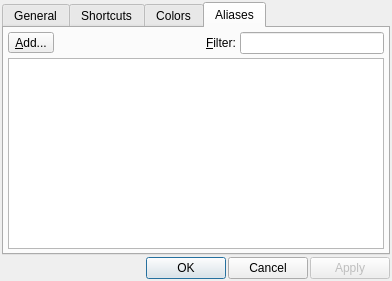
<?xml version="1.0" encoding="UTF-8"?>
<ui version="4.0">
 <class>DialogIrcSettings</class>
 <widget class="QDialog" name="DialogIrcSettings">
  <property name="geometry">
   <rect>
    <x>0</x>
    <y>0</y>
    <width>392</width>
    <height>281</height>
   </rect>
  </property>
  <property name="windowTitle">
   <string>Irc Settings</string>
  </property>
  <property name="windowIcon">
   <iconset resource="../Resource.qrc">
    <normaloff>:/Resource/Generic/Settings.png</normaloff>:/Resource/Generic/Settings.png</iconset>
  </property>
  <layout class="QVBoxLayout" name="verticalLayout">
   <property name="spacing">
    <number>2</number>
   </property>
   <property name="margin">
    <number>2</number>
   </property>
   <item>
    <widget class="QTabWidget" name="tabWidgetSettings">
     <property name="currentIndex">
      <number>3</number>
     </property>
     <widget class="QWidget" name="tabGeneral">
      <attribute name="title">
       <string>General</string>
      </attribute>
      <layout class="QFormLayout" name="formLayout">
       <property name="fieldGrowthPolicy">
        <enum>QFormLayout::AllNonFixedFieldsGrow</enum>
       </property>
       <property name="horizontalSpacing">
        <number>4</number>
       </property>
       <property name="verticalSpacing">
        <number>4</number>
       </property>
       <property name="margin">
        <number>4</number>
       </property>
       <item row="1" column="0">
        <widget class="QLabel" name="label">
         <property name="text">
          <string>&amp;UI:</string>
         </property>
         <property name="buddy">
          <cstring>comboBoxLayout</cstring>
         </property>
        </widget>
       </item>
       <item row="1" column="1">
        <widget class="QComboBox" name="comboBoxLayout">
         <item>
          <property name="text">
           <string>Tabs</string>
          </property>
         </item>
         <item>
          <property name="text">
           <string>Tree</string>
          </property>
         </item>
        </widget>
       </item>
       <item row="2" column="0">
        <widget class="QLabel" name="label_3">
         <property name="text">
          <string>&amp;Scrollback:</string>
         </property>
         <property name="buddy">
          <cstring>spinBoxBlockCount</cstring>
         </property>
        </widget>
       </item>
       <item row="2" column="1">
        <widget class="QSpinBox" name="spinBoxBlockCount">
         <property name="maximum">
          <number>9999</number>
         </property>
         <property name="singleStep">
          <number>10</number>
         </property>
        </widget>
       </item>
       <item row="3" column="0">
        <widget class="QLabel" name="label_4">
         <property name="text">
          <string>&amp;Messages:</string>
         </property>
         <property name="buddy">
          <cstring>checkBoxTimeStamp</cstring>
         </property>
        </widget>
       </item>
       <item row="3" column="1">
        <layout class="QHBoxLayout" name="horizontalLayout_2">
         <item>
          <widget class="QCheckBox" name="checkBoxTimeStamp">
           <property name="text">
            <string>Timestamp</string>
           </property>
           <property name="checked">
            <bool>true</bool>
           </property>
          </widget>
         </item>
         <item>
          <widget class="QCheckBox" name="checkBoxStripNicks">
           <property name="text">
            <string>Strip nicks</string>
           </property>
           <property name="checked">
            <bool>true</bool>
           </property>
          </widget>
         </item>
        </layout>
       </item>
       <item row="0" column="0" colspan="2">
        <layout class="QVBoxLayout" name="verticalLayout_2">
         <item>
          <widget class="QCheckBox" name="checkBoxConnectOnStartup">
           <property name="text">
            <string>Connect on Startup</string>
           </property>
          </widget>
         </item>
        </layout>
       </item>
       <item row="4" column="0" colspan="2">
        <layout class="QHBoxLayout" name="horizontalLayout_5">
         <item>
          <widget class="QLabel" name="label_2">
           <property name="text">
            <string>Timestamp Format:</string>
           </property>
          </widget>
         </item>
         <item>
          <widget class="QLineEdit" name="lineEditTimestampFormat"/>
         </item>
        </layout>
       </item>
      </layout>
     </widget>
     <widget class="QWidget" name="tabShortcuts">
      <attribute name="title">
       <string>Shortcuts</string>
      </attribute>
      <layout class="QHBoxLayout" name="horizontalLayout_3">
       <property name="spacing">
        <number>4</number>
       </property>
       <property name="margin">
        <number>4</number>
       </property>
       <item>
        <widget class="WizardTreeWidget" name="treeWidgetShortcuts">
         <property name="inputMethodHints">
          <set>Qt::ImhNoAutoUppercase</set>
         </property>
         <property name="rootIsDecorated">
          <bool>false</bool>
         </property>
         <property name="uniformRowHeights">
          <bool>true</bool>
         </property>
         <property name="itemsExpandable">
          <bool>false</bool>
         </property>
         <property name="allColumnsShowFocus">
          <bool>true</bool>
         </property>
         <column>
          <property name="text">
           <string>Description</string>
          </property>
         </column>
         <column>
          <property name="text">
           <string>Shortcut</string>
          </property>
         </column>
         <item>
          <property name="text">
           <string>Navigate</string>
          </property>
          <property name="text">
           <string/>
          </property>
          <property name="flags">
           <set>ItemIsSelectable|ItemIsEnabled</set>
          </property>
          <item>
           <property name="text">
            <string>Up</string>
           </property>
           <property name="flags">
            <set>ItemIsSelectable|ItemIsEditable|ItemIsEnabled</set>
           </property>
          </item>
          <item>
           <property name="text">
            <string>Down</string>
           </property>
           <property name="flags">
            <set>ItemIsSelectable|ItemIsEditable|ItemIsEnabled</set>
           </property>
          </item>
          <item>
           <property name="text">
            <string>Left</string>
           </property>
           <property name="flags">
            <set>ItemIsSelectable|ItemIsEditable|ItemIsEnabled</set>
           </property>
          </item>
          <item>
           <property name="text">
            <string>Right</string>
           </property>
           <property name="flags">
            <set>ItemIsSelectable|ItemIsEditable|ItemIsEnabled</set>
           </property>
          </item>
         </item>
         <item>
          <property name="text">
           <string>Next unread</string>
          </property>
          <property name="text">
           <string/>
          </property>
          <property name="flags">
           <set>ItemIsSelectable|ItemIsEnabled</set>
          </property>
          <item>
           <property name="text">
            <string>Up</string>
           </property>
           <property name="flags">
            <set>ItemIsSelectable|ItemIsEditable|ItemIsEnabled</set>
           </property>
          </item>
          <item>
           <property name="text">
            <string>Down</string>
           </property>
           <property name="flags">
            <set>ItemIsSelectable|ItemIsEditable|ItemIsEnabled</set>
           </property>
          </item>
          <item>
           <property name="text">
            <string>Left</string>
           </property>
           <property name="text">
            <string/>
           </property>
           <property name="flags">
            <set>ItemIsSelectable|ItemIsEditable|ItemIsEnabled</set>
           </property>
          </item>
          <item>
           <property name="text">
            <string>Right</string>
           </property>
           <property name="text">
            <string/>
           </property>
           <property name="flags">
            <set>ItemIsSelectable|ItemIsEditable|ItemIsEnabled</set>
           </property>
          </item>
         </item>
        </widget>
       </item>
      </layout>
     </widget>
     <widget class="QWidget" name="tabColors">
      <attribute name="title">
       <string>Colors</string>
      </attribute>
      <layout class="QHBoxLayout" name="horizontalLayout_4">
       <property name="spacing">
        <number>4</number>
       </property>
       <property name="margin">
        <number>4</number>
       </property>
       <item>
        <widget class="WizardTreeWidget" name="treeWidgetColors">
         <property name="rootIsDecorated">
          <bool>false</bool>
         </property>
         <property name="uniformRowHeights">
          <bool>true</bool>
         </property>
         <property name="allColumnsShowFocus">
          <bool>true</bool>
         </property>
         <column>
          <property name="text">
           <string>Type</string>
          </property>
         </column>
         <column>
          <property name="text">
           <string>Color</string>
          </property>
         </column>
         <item>
          <property name="text">
           <string>Background</string>
          </property>
          <property name="flags">
           <set>ItemIsSelectable|ItemIsEditable|ItemIsEnabled</set>
          </property>
         </item>
         <item>
          <property name="text">
           <string>Default</string>
          </property>
          <property name="flags">
           <set>ItemIsSelectable|ItemIsEditable|ItemIsEnabled</set>
          </property>
         </item>
         <item>
          <property name="text">
           <string>Event</string>
          </property>
          <property name="text">
           <string/>
          </property>
          <property name="flags">
           <set>ItemIsSelectable|ItemIsEditable|ItemIsEnabled</set>
          </property>
         </item>
         <item>
          <property name="text">
           <string>Notice</string>
          </property>
          <property name="flags">
           <set>ItemIsSelectable|ItemIsEditable|ItemIsEnabled</set>
          </property>
         </item>
         <item>
          <property name="text">
           <string>Action</string>
          </property>
          <property name="flags">
           <set>ItemIsSelectable|ItemIsEditable|ItemIsEnabled</set>
          </property>
         </item>
         <item>
          <property name="text">
           <string>Inactive</string>
          </property>
         </item>
         <item>
          <property name="text">
           <string>Alert</string>
          </property>
         </item>
         <item>
          <property name="text">
           <string>Highlight</string>
          </property>
          <property name="flags">
           <set>ItemIsSelectable|ItemIsEditable|ItemIsEnabled</set>
          </property>
         </item>
         <item>
          <property name="text">
           <string>Timestamp</string>
          </property>
          <property name="flags">
           <set>ItemIsSelectable|ItemIsEditable|ItemIsEnabled</set>
          </property>
         </item>
         <item>
          <property name="text">
           <string>Link</string>
          </property>
          <property name="flags">
           <set>ItemIsSelectable|ItemIsEditable|ItemIsEnabled</set>
          </property>
         </item>
         <item>
          <property name="text">
           <string>White</string>
          </property>
          <property name="flags">
           <set>ItemIsSelectable|ItemIsEditable|ItemIsEnabled</set>
          </property>
         </item>
         <item>
          <property name="text">
           <string>Black</string>
          </property>
          <property name="flags">
           <set>ItemIsSelectable|ItemIsEditable|ItemIsEnabled</set>
          </property>
         </item>
         <item>
          <property name="text">
           <string>Blue</string>
          </property>
          <property name="flags">
           <set>ItemIsSelectable|ItemIsEditable|ItemIsEnabled</set>
          </property>
         </item>
         <item>
          <property name="text">
           <string>Green</string>
          </property>
          <property name="flags">
           <set>ItemIsSelectable|ItemIsEditable|ItemIsEnabled</set>
          </property>
         </item>
         <item>
          <property name="text">
           <string>Red</string>
          </property>
          <property name="flags">
           <set>ItemIsSelectable|ItemIsEditable|ItemIsEnabled</set>
          </property>
         </item>
         <item>
          <property name="text">
           <string>Brown</string>
          </property>
          <property name="flags">
           <set>ItemIsSelectable|ItemIsEditable|ItemIsEnabled</set>
          </property>
         </item>
         <item>
          <property name="text">
           <string>Purple</string>
          </property>
          <property name="flags">
           <set>ItemIsSelectable|ItemIsEditable|ItemIsEnabled</set>
          </property>
         </item>
         <item>
          <property name="text">
           <string>Orange</string>
          </property>
          <property name="flags">
           <set>ItemIsSelectable|ItemIsEditable|ItemIsEnabled</set>
          </property>
         </item>
         <item>
          <property name="text">
           <string>Yellow</string>
          </property>
          <property name="flags">
           <set>ItemIsSelectable|ItemIsEditable|ItemIsEnabled</set>
          </property>
         </item>
         <item>
          <property name="text">
           <string>Light Green</string>
          </property>
          <property name="flags">
           <set>ItemIsSelectable|ItemIsEditable|ItemIsEnabled</set>
          </property>
         </item>
         <item>
          <property name="text">
           <string>Cyan</string>
          </property>
          <property name="flags">
           <set>ItemIsSelectable|ItemIsEditable|ItemIsEnabled</set>
          </property>
         </item>
         <item>
          <property name="text">
           <string>Light Cyan</string>
          </property>
          <property name="flags">
           <set>ItemIsSelectable|ItemIsEditable|ItemIsEnabled</set>
          </property>
         </item>
         <item>
          <property name="text">
           <string>Light Blue</string>
          </property>
          <property name="flags">
           <set>ItemIsSelectable|ItemIsEditable|ItemIsEnabled</set>
          </property>
         </item>
         <item>
          <property name="text">
           <string>Pink</string>
          </property>
          <property name="flags">
           <set>ItemIsSelectable|ItemIsEditable|ItemIsEnabled</set>
          </property>
         </item>
         <item>
          <property name="text">
           <string>Gray</string>
          </property>
          <property name="flags">
           <set>ItemIsSelectable|ItemIsEditable|ItemIsEnabled</set>
          </property>
         </item>
         <item>
          <property name="text">
           <string>Light Gray</string>
          </property>
          <property name="flags">
           <set>ItemIsSelectable|ItemIsEditable|ItemIsEnabled</set>
          </property>
         </item>
        </widget>
       </item>
      </layout>
     </widget>
     <widget class="QWidget" name="tabAliases">
      <attribute name="title">
       <string>Aliases</string>
      </attribute>
      <layout class="QGridLayout" name="gridLayout">
       <property name="margin">
        <number>4</number>
       </property>
       <property name="spacing">
        <number>4</number>
       </property>
       <item row="0" column="0">
        <widget class="QToolButton" name="toolButtonAddAliases">
         <property name="text">
          <string>&amp;Add...</string>
         </property>
        </widget>
       </item>
       <item row="0" column="1">
        <spacer name="horizontalSpacer_2">
         <property name="orientation">
          <enum>Qt::Horizontal</enum>
         </property>
         <property name="sizeHint" stdset="0">
          <size>
           <width>138</width>
           <height>20</height>
          </size>
         </property>
        </spacer>
       </item>
       <item row="0" column="2">
        <widget class="QLabel" name="label_5">
         <property name="text">
          <string>&amp;Filter:</string>
         </property>
         <property name="buddy">
          <cstring>lineEditAliasesFilter</cstring>
         </property>
        </widget>
       </item>
       <item row="0" column="3">
        <widget class="QLineEdit" name="lineEditAliasesFilter"/>
       </item>
       <item row="1" column="0" colspan="4">
        <widget class="QTreeView" name="treeViewAliases">
         <property name="editTriggers">
          <set>QAbstractItemView::AllEditTriggers</set>
         </property>
         <property name="rootIsDecorated">
          <bool>false</bool>
         </property>
         <property name="uniformRowHeights">
          <bool>true</bool>
         </property>
         <property name="sortingEnabled">
          <bool>true</bool>
         </property>
         <property name="allColumnsShowFocus">
          <bool>true</bool>
         </property>
         <attribute name="headerStretchLastSection">
          <bool>false</bool>
         </attribute>
        </widget>
       </item>
      </layout>
     </widget>
    </widget>
   </item>
   <item>
    <layout class="QHBoxLayout" name="horizontalLayout">
     <property name="spacing">
      <number>2</number>
     </property>
     <item>
      <spacer name="horizontalSpacer">
       <property name="orientation">
        <enum>Qt::Horizontal</enum>
       </property>
       <property name="sizeHint" stdset="0">
        <size>
         <width>40</width>
         <height>20</height>
        </size>
       </property>
      </spacer>
     </item>
     <item>
      <widget class="QPushButton" name="pushButtonOK">
       <property name="text">
        <string>OK</string>
       </property>
      </widget>
     </item>
     <item>
      <widget class="QPushButton" name="pushButtonCancel">
       <property name="text">
        <string>Cancel</string>
       </property>
      </widget>
     </item>
     <item>
      <widget class="QPushButton" name="pushButtonApply">
       <property name="enabled">
        <bool>false</bool>
       </property>
       <property name="text">
        <string>Apply</string>
       </property>
      </widget>
     </item>
    </layout>
   </item>
  </layout>
 </widget>
 <customwidgets>
  <customwidget>
   <class>WizardTreeWidget</class>
   <extends>QTreeWidget</extends>
   <header>wizardtreewidget.h</header>
  </customwidget>
 </customwidgets>
 <resources>
  <include location="../Resource.qrc"/>
 </resources>
 <connections>
  <connection>
   <sender>pushButtonCancel</sender>
   <signal>clicked()</signal>
   <receiver>DialogIrcSettings</receiver>
   <slot>reject()</slot>
   <hints>
    <hint type="sourcelabel">
     <x>271</x>
     <y>275</y>
    </hint>
    <hint type="destinationlabel">
     <x>199</x>
     <y>149</y>
    </hint>
   </hints>
  </connection>
 </connections>
</ui>
